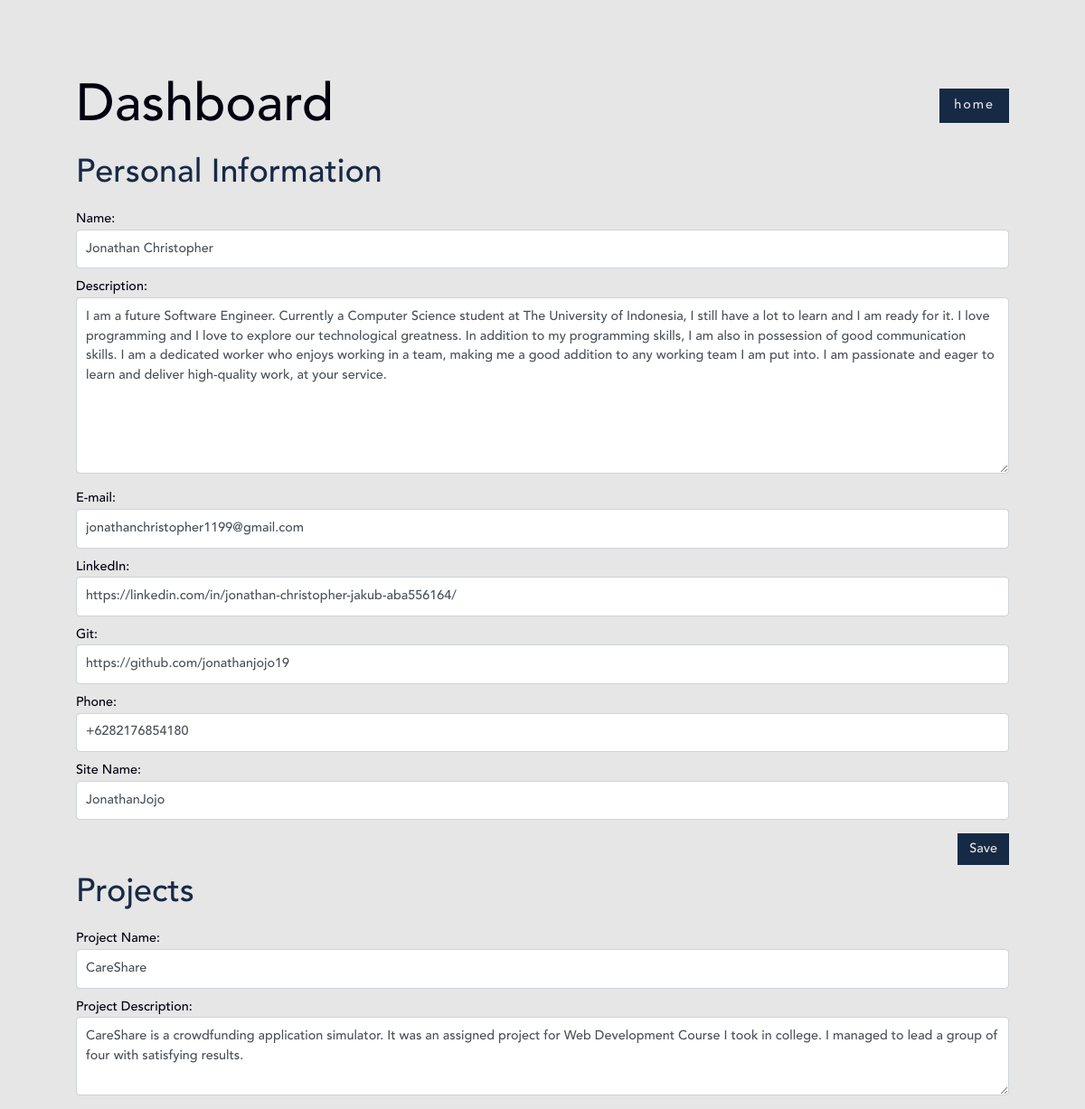
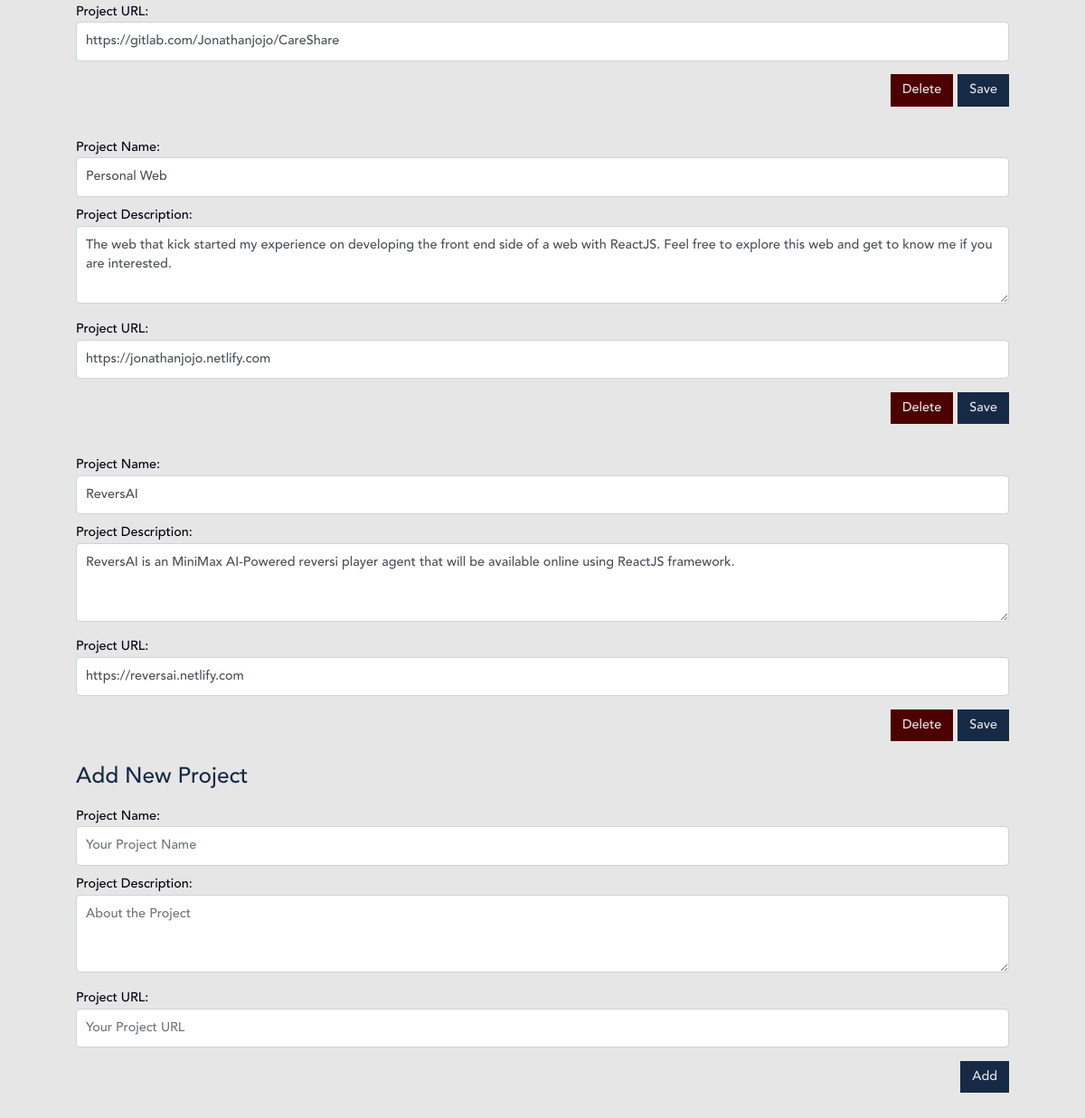
Before: /edit/ (signed in) with the older database file (2 pictures, top to bottom).
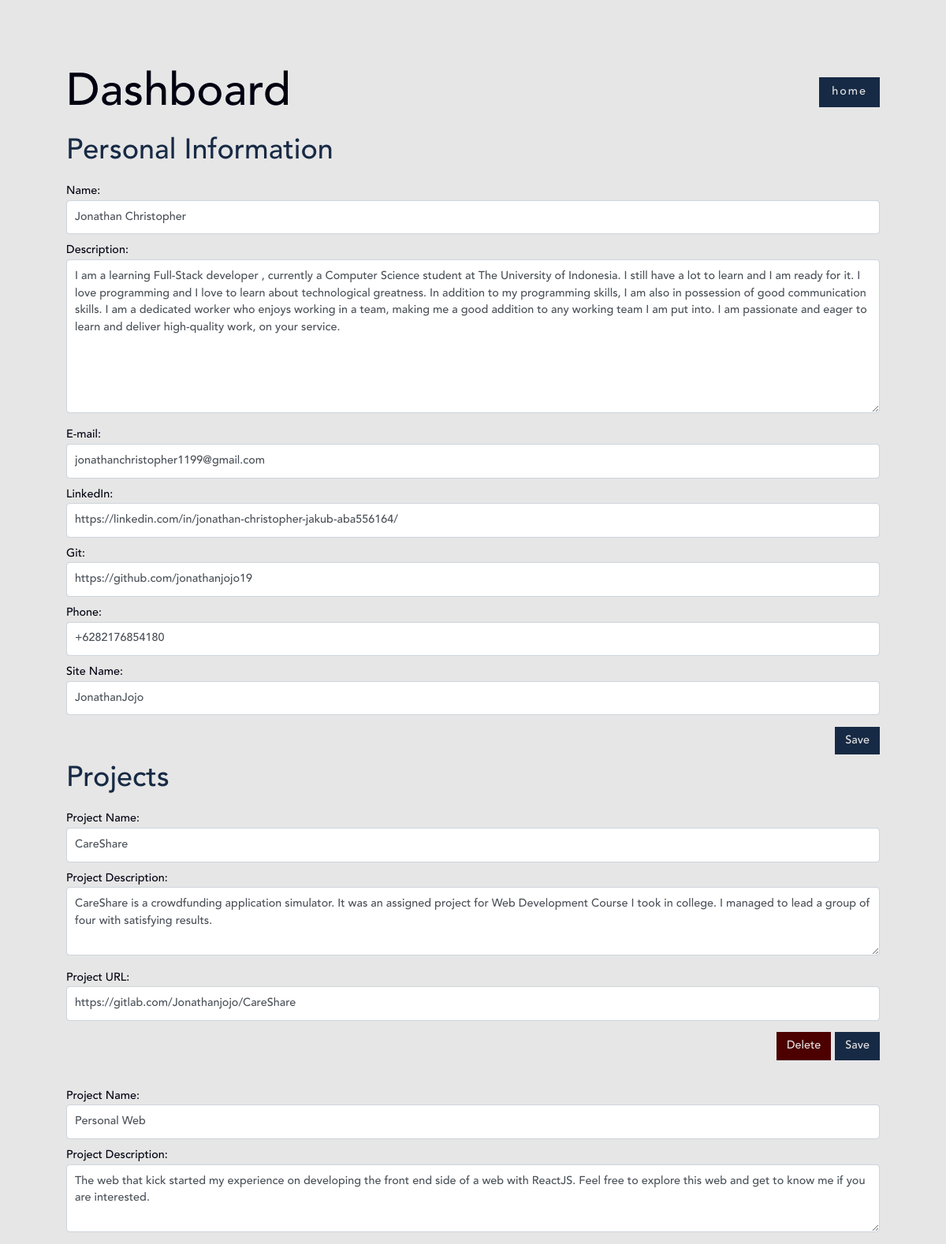
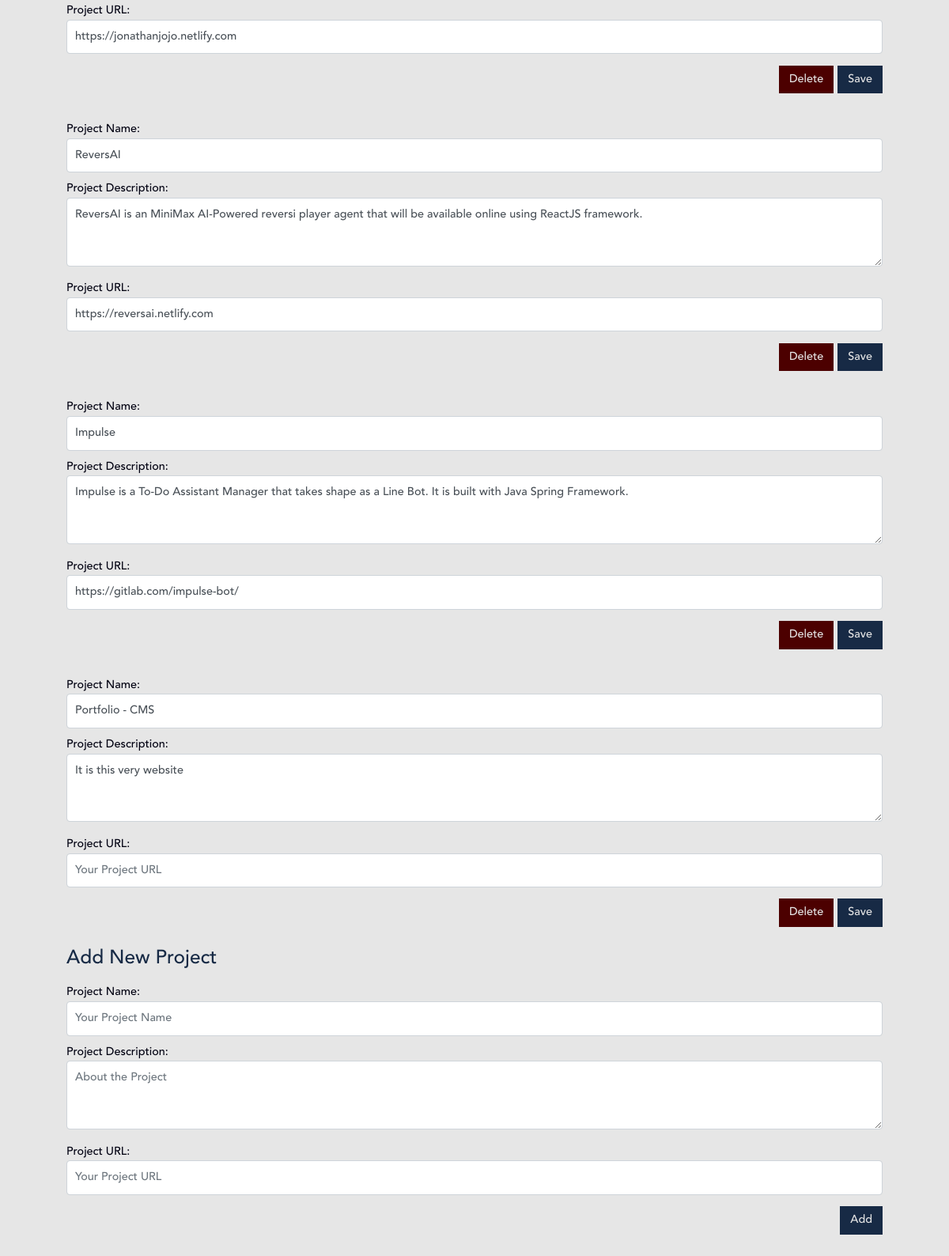
After: the same page with the newer database file (2 pictures, top to bottom).
### information/models.py (models this page shows, shortened)
class PersonalInfo(models.Model):
    name = models.CharField(max_length=100)
    description = models.CharField(max_length=1000)
    email = models.EmailField(max_length=100)
    linkedin = models.URLField(max_length=100)
    git = models.URLField(max_length=100)
    phone_regex = RegexValidator(regex=r'^\+?1?\d{9,15}$', message="Phone number must be entered in the format: '+999999999'. Up to 15 digits allowed.")
    phone_number = models.CharField(validators=[phone_regex], max_length=17, blank=True)
    title = models.CharField(max_length=20)
    class Meta:
        verbose_name_plural = "PersonalInfo"

### cms/views.py (the view)
# urls.py: path('', views.dashboard, name="dashboard"),
@login_required(login_url="/auth/login")
def dashboard(request):
    personal_info = PersonalInfo.objects.all().first()
    projects = Project.objects.all()
    return render(request, 'cms/dashboard.html', {
        "projects" : projects,
        "info" : personal_info,
        "info_form" : PersonalInfoForm(instance=personal_info),
        "project_form" : ProjectModelFormSet()
    })

### cms/templates/cms/dashboard.html (shortened to what this page needs)
{% load static from staticfiles %}
<!DOCTYPE html>
<html lang="en">
<head>
    <link rel="stylesheet" href="https://stackpath.bootstrapcdn.com/bootstrap/4.1.3/css/bootstrap.min.css">
    <link rel="stylesheet" href="{% static 'styles/globalStyles.css' %}" >
    <link rel="stylesheet" href="{% static 'styles/dashboardStyles.css' %}" >
    <link rel="stylesheet" href="https://cdnjs.cloudflare.com/ajax/libs/font-awesome/4.7.0/css/font-awesome.min.css">
</head>
<body>
    <div class="container-large full-height d-flex light-bg light-grey-text">
        <div class="dark-blue-text w-100">
            <div id="information" class="d-flex flex-row justify-content-between">
                <div>
                    <h1>Dashboard</h1>
                </div>
                <div>
                    <div class="btn-lg mode draw blue-bg" onclick="exitDashboard()">
                        <span class="light-grey-text spaced">home</span>
                    </div>
                </div>
            </div>
            <div>
                <h2 class="medium-blue-text section-title">Personal Information</h2>
                <form class="site-form" action="" method="PUT" id="info-form">
                    {{ info_form }}
                    <div class="d-flex flex-row-reverse">
                        <button id="submit-button" class="btn mode draw blue-bg commit" onclick="updateInfo()">
                            <span class="light-grey-text">Save</span>
                        </button>
                    </div>
                </form>
            </div>
            <div id="projects">
                <h2 class="medium-blue-text section-title">Projects</h2>
                {% for form in project_form %}
                    {% if not forloop.first %}
                        <div class="spacer"></div>
                    {% endif %}
                    {% if not forloop.last %}
                        <div id="project-{{ form.instance.id }}">
                            <form class="site-form" action="" method="PUT" id="project-form-{{ form.instance.id }}">
                                {{ form }}
                                <div class="d-flex flex-row-reverse">
                                    <button id="submit-button" class="btn mode draw blue-bg commit" onclick="updateProject({{ form.instance.id }})">
                                        <span class="light-grey-text">Save</span>
                                    </button>
                                    <button id="submit-button" class="btn mode draw red-bg commit" onclick="deleteProject({{ form.instance.id }})">
                                        <span class="light-grey-text">Delete</span>
                                    </button>
                                </div>
                            </form>
                        </div>
                    {% else %}
                        <div>
                            <h3 class="medium-blue-text">Add New Project</h3>
                            <form class="site-form" action="" method="POST" id="project-form-new">
                                {{ form }}
                                <div class="float-right">
                                    <button id="submit-button" class="btn mode draw blue-bg commit">
                                        <span class="light-grey-text" onclick="createProject()">Add</span>
                                    </button>
                                </div>
                            </form>
                        </div>
                    {% endif %}
                {% endfor %}
            </div>
        </div>
    </div>
</body>
</html>

Changed rows visible on the page:
changed PersonalInfo "Jonathan Christopher": description "I am a future Software Engineer. Currently a Computer Science student at The University of Indonesia, I still have a lot to learn and I am ready for it. I love programming and I love to explore our technological greatness. In addition to my programming skills, I am also in possession of good communication skills. I am a dedicated worker who enjoys working in a team, making me a good addition to any working team I am put into. I am passionate and eager to learn and deliver high-quality work, at your service." → "I am a learning Full-Stack developer , currently a Computer Science student at The University of Indonesia. I still have a lot to learn and I am ready for it. I love programming and I love to learn about technological greatness. In addition to my programming skills, I am also in possession of good communication skills. I am a dedicated worker who enjoys working in a team, making me a good addition to any working team I am put into. I am passionate and eager to learn and deliver high-quality work, on your service."
Other visible differences:
list line gone: "Add New Project Project Name: Project Description: Project URL:    Add"
new list line: "Project Name: Project Description: Project URL: Impulse Impulse is a To-Do Assistant Manager that takes shape as a Line Bot. It is built with Java Spring Framework. https://gitlab.com/impulse-bot/ Save Delete"
new list line: "Project Name: Project Description: Project URL: Portfolio - CMS It is this very website  Save Delete"
new list line: "Add New Project Project Name: Project Description: Project URL:    Add"
